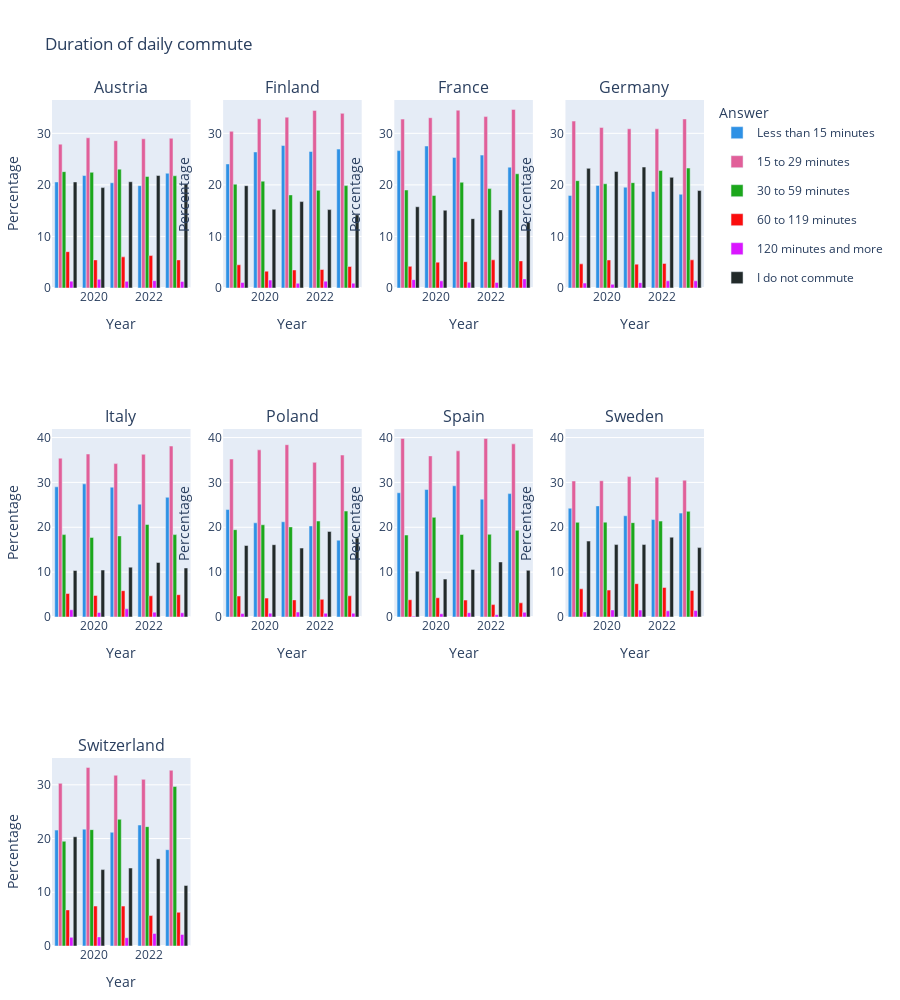

Write notebook code for a chart like this one.
### Code cell
fig = create_bar_plot(commute_duration_df, 'Duration of daily commute', barmode='group')
fig.update_layout(height=1000)
fig.show()

### Figure 1 — Plotly figure (JSON) as saved in the notebook; plotly's stock layout.template omitted (floating-point values rounded to 4 significant figures)
{"data": [{"legendgroup": "Less than 15 minutes", "marker": {"color": "#2E91E5"}, "name": "Less than 15 minutes", "showlegend": true, "type": "bar", "x": [2019, 2020, 2021, 2022, 2023], "xaxis": "x", "y": [20.57, 21.82, 20.42, 19.85, 22.26], "yaxis": "y"}, {"legendgroup": "15 to 29 minutes", "marker": {"color": "#E15F99"}, "name": "15 to 29 minutes", "showlegend": true, "type": "bar", "x": [2019, 2020, 2021, 2022, 2023], "xaxis": "x", "y": [27.9, 29.14, 28.57, 28.94, 29.04], "yaxis": "y"}, {"legendgroup": "30 to 59 minutes", "marker": {"color": "#1CA71C"}, "name": "30 to 59 minutes", "showlegend": true, "type": "bar", "x": [2019, 2020, 2021, 2022, 2023], "xaxis": "x", "y": [22.57, 22.44, 23.06, 21.62, 21.77], "yaxis": "y"}, {"legendgroup": "60 to 119 minutes", "marker": {"color": "#FB0D0D"}, "name": "60 to 119 minutes", "showlegend": true, "type": "bar", "x": [2019, 2020, 2021, 2022, 2023], "xaxis": "x", "y": [7.048, 5.455, 6.04, 6.29, 5.455], "yaxis": "y"}, {"legendgroup": "120 minutes and more", "marker": {"color": "#DA16FF"}, "name": "120 minutes and more", "showlegend": true, "type": "bar", "x": [2019, 2020, 2021, 2022, 2023], "xaxis": "x", "y": [1.333, 1.675, 1.294, 1.425, 1.278], "yaxis": "y"}, {"legendgroup": "I do not commute", "marker": {"color": "#222A2A"}, "name": "I do not commute", "showlegend": true, "type": "bar", "x": [2019, 2020, 2021, 2022, 2023], "xaxis": "x", "y": [20.57, 19.47, 20.61, 21.82, 20.2], "yaxis": "y"}, {"legendgroup": "Less than 15 minutes", "marker": {"color": "#2E91E5"}, "name": "Less than 15 minutes", "showlegend": false, "type": "bar", "x": [2019, 2020, 2021, 2022, 2023], "xaxis": "x2", "y": [24.07, 26.39, 27.63, 26.48, 26.94], "yaxis": "y2"}, {"legendgroup": "15 to 29 minutes", "marker": {"color": "#E15F99"}, "name": "15 to 29 minutes", "showlegend": false, "type": "bar", "x": [2019, 2020, 2021, 2022, 2023], "xaxis": "x2", "y": [30.39, 32.82, 33.14, 34.45, 33.87], "yaxis": "y2"}, {"legendgroup": "30 to 59 minutes", "marker": {"color": "#1CA71C"}, "name": "30 to 59 minutes", "showlegend": false, "type": "bar", "x": [2019, 2020, 2021, 2022, 2023], "xaxis": "x2", "y": [20.13, 20.73, 18.06, 18.95, 19.86], "yaxis": "y2"}, {"legendgroup": "60 to 119 minutes", "marker": {"color": "#FB0D0D"}, "name": "60 to 119 minutes", "showlegend": false, "type": "bar", "x": [2019, 2020, 2021, 2022, 2023], "xaxis": "x2", "y": [4.506, 3.263, 3.496, 3.593, 4.179], "yaxis": "y2"}, {"legendgroup": "120 minutes and more", "marker": {"color": "#DA16FF"}, "name": "120 minutes and more", "showlegend": false, "type": "bar", "x": [2019, 2020, 2021, 2022, 2023], "xaxis": "x2", "y": [1.055, 1.536, 0.91, 1.329, 0.9341], "yaxis": "y2"}, {"legendgroup": "I do not commute", "marker": {"color": "#222A2A"}, "name": "I do not commute", "showlegend": false, "type": "bar", "x": [2019, 2020, 2021, 2022, 2023], "xaxis": "x2", "y": [19.85, 15.26, 16.76, 15.21, 14.21], "yaxis": "y2"}, {"legendgroup": "Less than 15 minutes", "marker": {"color": "#2E91E5"}, "name": "Less than 15 minutes", "showlegend": false, "type": "bar", "x": [2019, 2020, 2021, 2022, 2023], "xaxis": "x3", "y": [26.65, 27.54, 25.33, 25.77, 23.44], "yaxis": "y3"}, {"legendgroup": "15 to 29 minutes", "marker": {"color": "#E15F99"}, "name": "15 to 29 minutes", "showlegend": false, "type": "bar", "x": [2019, 2020, 2021, 2022, 2023], "xaxis": "x3", "y": [32.76, 33.03, 34.49, 33.25, 34.64], "yaxis": "y3"}, {"legendgroup": "30 to 59 minutes", "marker": {"color": "#1CA71C"}, "name": "30 to 59 minutes", "showlegend": false, "type": "bar", "x": [2019, 2020, 2021, 2022, 2023], "xaxis": "x3", "y": [19.01, 17.95, 20.52, 19.28, 22.16], "yaxis": "y3"}, {"legendgroup": "60 to 119 minutes", "marker": {"color": "#FB0D0D"}, "name": "60 to 119 minutes", "showlegend": false, "type": "bar", "x": [2019, 2020, 2021, 2022, 2023], "xaxis": "x3", "y": [4.202, 5.012, 5.105, 5.46, 5.258], "yaxis": "y3"}, {"legendgroup": "120 minutes and more", "marker": {"color": "#DA16FF"}, "name": "120 minutes and more", "showlegend": false, "type": "bar", "x": [2019, 2020, 2021, 2022, 2023], "xaxis": "x3", "y": [1.624, 1.384, 1.097, 1.082, 1.769], "yaxis": "y3"}, {"legendgroup": "I do not commute", "marker": {"color": "#222A2A"}, "name": "I do not commute", "showlegend": false, "type": "bar", "x": [2019, 2020, 2021, 2022, 2023], "xaxis": "x3", "y": [15.76, 15.08, 13.45, 15.15, 12.73], "yaxis": "y3"}, {"legendgroup": "Less than 15 minutes", "marker": {"color": "#2E91E5"}, "name": "Less than 15 minutes", "showlegend": false, "type": "bar", "x": [2019, 2020, 2021, 2022, 2023], "xaxis": "x4", "y": [17.96, 19.89, 19.56, 18.72, 18.19], "yaxis": "y4"}, {"legendgroup": "15 to 29 minutes", "marker": {"color": "#E15F99"}, "name": "15 to 29 minutes", "showlegend": false, "type": "bar", "x": [2019, 2020, 2021, 2022, 2023], "xaxis": "x4", "y": [32.38, 31.14, 30.88, 30.87, 32.79], "yaxis": "y4"}, {"legendgroup": "30 to 59 minutes", "marker": {"color": "#1CA71C"}, "name": "30 to 59 minutes", "showlegend": false, "type": "bar", "x": [2019, 2020, 2021, 2022, 2023], "xaxis": "x4", "y": [20.82, 20.22, 20.44, 22.78, 23.27], "yaxis": "y4"}, {"legendgroup": "60 to 119 minutes", "marker": {"color": "#FB0D0D"}, "name": "60 to 119 minutes", "showlegend": false, "type": "bar", "x": [2019, 2020, 2021, 2022, 2023], "xaxis": "x4", "y": [4.68, 5.436, 4.631, 4.773, 5.46], "yaxis": "y4"}, {"legendgroup": "120 minutes and more", "marker": {"color": "#DA16FF"}, "name": "120 minutes and more", "showlegend": false, "type": "bar", "x": [2019, 2020, 2021, 2022, 2023], "xaxis": "x4", "y": [0.9551, 0.7153, 1.033, 1.392, 1.394], "yaxis": "y4"}, {"legendgroup": "I do not commute", "marker": {"color": "#222A2A"}, "name": "I do not commute", "showlegend": false, "type": "bar", "x": [2019, 2020, 2021, 2022, 2023], "xaxis": "x4", "y": [23.21, 22.6, 23.46, 21.46, 18.9], "yaxis": "y4"}, {"legendgroup": "Less than 15 minutes", "marker": {"color": "#2E91E5"}, "name": "Less than 15 minutes", "showlegend": false, "type": "bar", "x": [2019, 2020, 2021, 2022, 2023], "xaxis": "x5", "y": [29.02, 29.67, 28.95, 25.15, 26.69], "yaxis": "y5"}, {"legendgroup": "15 to 29 minutes", "marker": {"color": "#E15F99"}, "name": "15 to 29 minutes", "showlegend": false, "type": "bar", "x": [2019, 2020, 2021, 2022, 2023], "xaxis": "x5", "y": [35.39, 36.33, 34.19, 36.27, 38.11], "yaxis": "y5"}, {"legendgroup": "30 to 59 minutes", "marker": {"color": "#1CA71C"}, "name": "30 to 59 minutes", "showlegend": false, "type": "bar", "x": [2019, 2020, 2021, 2022, 2023], "xaxis": "x5", "y": [18.36, 17.74, 18.07, 20.62, 18.37], "yaxis": "y5"}, {"legendgroup": "60 to 119 minutes", "marker": {"color": "#FB0D0D"}, "name": "60 to 119 minutes", "showlegend": false, "type": "bar", "x": [2019, 2020, 2021, 2022, 2023], "xaxis": "x5", "y": [5.233, 4.803, 5.866, 4.724, 4.973], "yaxis": "y5"}, {"legendgroup": "120 minutes and more", "marker": {"color": "#DA16FF"}, "name": "120 minutes and more", "showlegend": false, "type": "bar", "x": [2019, 2020, 2021, 2022, 2023], "xaxis": "x5", "y": [1.618, 0.9986, 1.812, 1.083, 0.9355], "yaxis": "y5"}, {"legendgroup": "I do not commute", "marker": {"color": "#222A2A"}, "name": "I do not commute", "showlegend": false, "type": "bar", "x": [2019, 2020, 2021, 2022, 2023], "xaxis": "x5", "y": [10.37, 10.46, 11.11, 12.16, 10.93], "yaxis": "y5"}, {"legendgroup": "Less than 15 minutes", "marker": {"color": "#2E91E5"}, "name": "Less than 15 minutes", "showlegend": false, "type": "bar", "x": [2019, 2020, 2021, 2022, 2023], "xaxis": "x6", "y": [23.95, 20.99, 21.23, 20.3, 17.12], "yaxis": "y6"}, {"legendgroup": "15 to 29 minutes", "marker": {"color": "#E15F99"}, "name": "15 to 29 minutes", "showlegend": false, "type": "bar", "x": [2019, 2020, 2021, 2022, 2023], "xaxis": "x6", "y": [35.21, 37.25, 38.41, 34.46, 36.1], "yaxis": "y6"}, {"legendgroup": "30 to 59 minutes", "marker": {"color": "#1CA71C"}, "name": "30 to 59 minutes", "showlegend": false, "type": "bar", "x": [2019, 2020, 2021, 2022, 2023], "xaxis": "x6", "y": [19.47, 20.56, 20.09, 21.39, 23.61], "yaxis": "y6"}, {"legendgroup": "60 to 119 minutes", "marker": {"color": "#FB0D0D"}, "name": "60 to 119 minutes", "showlegend": false, "type": "bar", "x": [2019, 2020, 2021, 2022, 2023], "xaxis": "x6", "y": [4.676, 4.209, 3.817, 3.933, 4.722], "yaxis": "y6"}, {"legendgroup": "120 minutes and more", "marker": {"color": "#DA16FF"}, "name": "120 minutes and more", "showlegend": false, "type": "bar", "x": [2019, 2020, 2021, 2022, 2023], "xaxis": "x6", "y": [0.7634, 0.8608, 1.097, 0.8358, 0.8362], "yaxis": "y6"}, {"legendgroup": "I do not commute", "marker": {"color": "#222A2A"}, "name": "I do not commute", "showlegend": false, "type": "bar", "x": [2019, 2020, 2021, 2022, 2023], "xaxis": "x6", "y": [15.94, 16.12, 15.36, 19.08, 17.61], "yaxis": "y6"}, {"legendgroup": "Less than 15 minutes", "marker": {"color": "#2E91E5"}, "name": "Less than 15 minutes", "showlegend": false, "type": "bar", "x": [2019, 2020, 2021, 2022, 2023], "xaxis": "x7", "y": [27.69, 28.41, 29.24, 26.27, 27.5], "yaxis": "y7"}, {"legendgroup": "15 to 29 minutes", "marker": {"color": "#E15F99"}, "name": "15 to 29 minutes", "showlegend": false, "type": "bar", "x": [2019, 2020, 2021, 2022, 2023], "xaxis": "x7", "y": [39.81, 35.91, 37.03, 39.77, 38.59], "yaxis": "y7"}, {"legendgroup": "30 to 59 minutes", "marker": {"color": "#1CA71C"}, "name": "30 to 59 minutes", "showlegend": false, "type": "bar", "x": [2019, 2020, 2021, 2022, 2023], "xaxis": "x7", "y": [18.27, 22.21, 18.39, 18.43, 19.32], "yaxis": "y7"}, {"legendgroup": "60 to 119 minutes", "marker": {"color": "#FB0D0D"}, "name": "60 to 119 minutes", "showlegend": false, "type": "bar", "x": [2019, 2020, 2021, 2022, 2023], "xaxis": "x7", "y": [3.846, 4.298, 3.774, 2.76, 3.154], "yaxis": "y7"}, {"legendgroup": "120 minutes and more", "marker": {"color": "#DA16FF"}, "name": "120 minutes and more", "showlegend": false, "type": "bar", "x": [2019, 2020, 2021, 2022, 2023], "xaxis": "x7", "y": [0.1923, 0.7163, 0.9556, 0.4929, 1.035], "yaxis": "y7"}, {"legendgroup": "I do not commute", "marker": {"color": "#222A2A"}, "name": "I do not commute", "showlegend": false, "type": "bar", "x": [2019, 2020, 2021, 2022, 2023], "xaxis": "x7", "y": [10.19, 8.453, 10.61, 12.27, 10.4], "yaxis": "y7"}, {"legendgroup": "Less than 15 minutes", "marker": {"color": "#2E91E5"}, "name": "Less than 15 minutes", "showlegend": false, "type": "bar", "x": [2019, 2020, 2021, 2022, 2023], "xaxis": "x8", "y": [24.24, 24.76, 22.57, 21.72, 23.15], "yaxis": "y8"}, {"legendgroup": "15 to 29 minutes", "marker": {"color": "#E15F99"}, "name": "15 to 29 minutes", "showlegend": false, "type": "bar", "x": [2019, 2020, 2021, 2022, 2023], "xaxis": "x8", "y": [30.32, 30.38, 31.29, 31.15, 30.49], "yaxis": "y8"}, {"legendgroup": "30 to 59 minutes", "marker": {"color": "#1CA71C"}, "name": "30 to 59 minutes", "showlegend": false, "type": "bar", "x": [2019, 2020, 2021, 2022, 2023], "xaxis": "x8", "y": [21.1, 21.14, 21.03, 21.38, 23.55], "yaxis": "y8"}, {"legendgroup": "60 to 119 minutes", "marker": {"color": "#FB0D0D"}, "name": "60 to 119 minutes", "showlegend": false, "type": "bar", "x": [2019, 2020, 2021, 2022, 2023], "xaxis": "x8", "y": [6.274, 6, 7.427, 6.585, 5.911], "yaxis": "y8"}, {"legendgroup": "120 minutes and more", "marker": {"color": "#DA16FF"}, "name": "120 minutes and more", "showlegend": false, "type": "bar", "x": [2019, 2020, 2021, 2022, 2023], "xaxis": "x8", "y": [1.141, 1.571, 1.533, 1.376, 1.429], "yaxis": "y8"}, {"legendgroup": "I do not commute", "marker": {"color": "#222A2A"}, "name": "I do not commute", "showlegend": false, "type": "bar", "x": [2019, 2020, 2021, 2022, 2023], "xaxis": "x8", "y": [16.92, 16.14, 16.15, 17.79, 15.47], "yaxis": "y8"}, {"legendgroup": "Less than 15 minutes", "marker": {"color": "#2E91E5"}, "name": "Less than 15 minutes", "showlegend": false, "type": "bar", "x": [2019, 2020, 2021, 2022, 2023], "xaxis": "x9", "y": [21.57, 21.75, 21.17, 22.51, 17.92], "yaxis": "y9"}, {"legendgroup": "15 to 29 minutes", "marker": {"color": "#E15F99"}, "name": "15 to 29 minutes", "showlegend": false, "type": "bar", "x": [2019, 2020, 2021, 2022, 2023], "xaxis": "x9", "y": [30.27, 33.24, 31.77, 31.01, 32.71], "yaxis": "y9"}, {"legendgroup": "30 to 59 minutes", "marker": {"color": "#1CA71C"}, "name": "30 to 59 minutes", "showlegend": false, "type": "bar", "x": [2019, 2020, 2021, 2022, 2023], "xaxis": "x9", "y": [19.49, 21.66, 23.58, 22.22, 29.68], "yaxis": "y9"}, {"legendgroup": "60 to 119 minutes", "marker": {"color": "#FB0D0D"}, "name": "60 to 119 minutes", "showlegend": false, "type": "bar", "x": [2019, 2020, 2021, 2022, 2023], "xaxis": "x9", "y": [6.717, 7.439, 7.425, 5.666, 6.268], "yaxis": "y9"}, {"legendgroup": "120 minutes and more", "marker": {"color": "#DA16FF"}, "name": "120 minutes and more", "showlegend": false, "type": "bar", "x": [2019, 2020, 2021, 2022, 2023], "xaxis": "x9", "y": [1.608, 1.695, 1.543, 2.336, 2.155], "yaxis": "y9"}, {"legendgroup": "I do not commute", "marker": {"color": "#222A2A"}, "name": "I do not commute", "showlegend": false, "type": "bar", "x": [2019, 2020, 2021, 2022, 2023], "xaxis": "x9", "y": [20.34, 14.22, 14.51, 16.25, 11.26], "yaxis": "y9"}], "layout": {"annotations": [{"font": {"size": 16}, "showarrow": false, "text": "Austria", "x": 0.1062, "xanchor": "center", "xref": "paper", "y": 1, "yanchor": "bottom", "yref": "paper"}, {"font": {"size": 16}, "showarrow": false, "text": "Finland", "x": 0.3688, "xanchor": "center", "xref": "paper", "y": 1, "yanchor": "bottom", "yref": "paper"}, {"font": {"size": 16}, "showarrow": false, "text": "France", "x": 0.6313, "xanchor": "center", "xref": "paper", "y": 1, "yanchor": "bottom", "yref": "paper"}, {"font": {"size": 16}, "showarrow": false, "text": "Germany", "x": 0.8938, "xanchor": "center", "xref": "paper", "y": 1, "yanchor": "bottom", "yref": "paper"}, {"font": {"size": 16}, "showarrow": false, "text": "Italy", "x": 0.1062, "xanchor": "center", "xref": "paper", "y": 0.6111, "yanchor": "bottom", "yref": "paper"}, {"font": {"size": 16}, "showarrow": false, "text": "Poland", "x": 0.3688, "xanchor": "center", "xref": "paper", "y": 0.6111, "yanchor": "bottom", "yref": "paper"}, {"font": {"size": 16}, "showarrow": false, "text": "Spain", "x": 0.6313, "xanchor": "center", "xref": "paper", "y": 0.6111, "yanchor": "bottom", "yref": "paper"}, {"font": {"size": 16}, "showarrow": false, "text": "Sweden", "x": 0.8938, "xanchor": "center", "xref": "paper", "y": 0.6111, "yanchor": "bottom", "yref": "paper"}, {"font": {"size": 16}, "showarrow": false, "text": "Switzerland", "x": 0.1062, "xanchor": "center", "xref": "paper", "y": 0.2222, "yanchor": "bottom", "yref": "paper"}], "barmode": "group", "height": 1000, "legend": {"title": {"text": "Answer"}}, "margin": {"b": 20, "l": 20, "r": 20, "t": 100}, "title": {"text": "Duration of daily commute"}, "xaxis": {"anchor": "y", "domain": [0, 0.2125], "matches": "x9", "showticklabels": true, "title": {"text": "Year"}}, "xaxis10": {"anchor": "y10", "domain": [0.2625, 0.475]}, "xaxis11": {"anchor": "y11", "domain": [0.525, 0.7375]}, "xaxis12": {"anchor": "y12", "domain": [0.7875, 1]}, "xaxis2": {"anchor": "y2", "domain": [0.2625, 0.475], "matches": "x10", "showticklabels": true, "title": {"text": "Year"}}, "xaxis3": {"anchor": "y3", "domain": [0.525, 0.7375], "matches": "x11", "showticklabels": true, "title": {"text": "Year"}}, "xaxis4": {"anchor": "y4", "domain": [0.7875, 1], "matches": "x12", "showticklabels": true, "title": {"text": "Year"}}, "xaxis5": {"anchor": "y5", "domain": [0, 0.2125], "matches": "x9", "showticklabels": true, "title": {"text": "Year"}}, "xaxis6": {"anchor": "y6", "domain": [0.2625, 0.475], "matches": "x10", "showticklabels": true, "title": {"text": "Year"}}, "xaxis7": {"anchor": "y7", "domain": [0.525, 0.7375], "matches": "x11", "showticklabels": true, "title": {"text": "Year"}}, "xaxis8": {"anchor": "y8", "domain": [0.7875, 1], "matches": "x12", "showticklabels": true, "title": {"text": "Year"}}, "xaxis9": {"anchor": "y9", "domain": [0, 0.2125], "title": {"text": "Year"}}, "yaxis": {"anchor": "x", "domain": [0.7778, 1], "showticklabels": true, "title": {"text": "Percentage"}}, "yaxis10": {"anchor": "x10", "domain": [0, 0.2222], "matches": "y9", "showticklabels": false}, "yaxis11": {"anchor": "x11", "domain": [0, 0.2222], "matches": "y9", "showticklabels": false}, "yaxis12": {"anchor": "x12", "domain": [0, 0.2222], "matches": "y9", "showticklabels": false}, "yaxis2": {"anchor": "x2", "domain": [0.7778, 1], "matches": "y", "showticklabels": true, "title": {"text": "Percentage"}}, "yaxis3": {"anchor": "x3", "domain": [0.7778, 1], "matches": "y", "showticklabels": true, "title": {"text": "Percentage"}}, "yaxis4": {"anchor": "x4", "domain": [0.7778, 1], "matches": "y", "showticklabels": true, "title": {"text": "Percentage"}}, "yaxis5": {"anchor": "x5", "domain": [0.3889, 0.6111], "showticklabels": true, "title": {"text": "Percentage"}}, "yaxis6": {"anchor": "x6", "domain": [0.3889, 0.6111], "matches": "y5", "showticklabels": true, "title": {"text": "Percentage"}}, "yaxis7": {"anchor": "x7", "domain": [0.3889, 0.6111], "matches": "y5", "showticklabels": true, "title": {"text": "Percentage"}}, "yaxis8": {"anchor": "x8", "domain": [0.3889, 0.6111], "matches": "y5", "showticklabels": true, "title": {"text": "Percentage"}}, "yaxis9": {"anchor": "x9", "domain": [0, 0.2222], "title": {"text": "Percentage"}}}}
